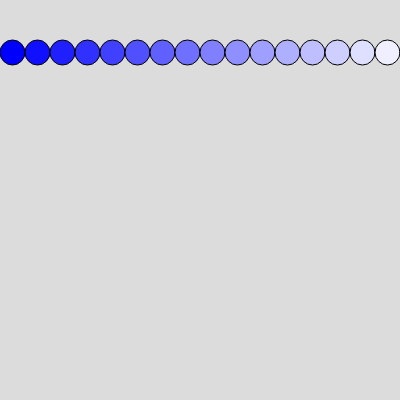
Frame 1 (no input)
Frame 60 (no input): identical to frame 1, image omitted
Frame 120 (the mouse pressed at the canvas centre since frame 60): identical to frame 1, image omitted

The p5.js sketch that drew this single still picture (run headless with seeded random() and noise() and a simulated clock; from frame 60 on, the mouse is pressed at the canvas centre):

// p5.js sketch
// ── sketch.js
function setup() {
  
  var r =25;
  var y =40;
  
  ellipseMode(CORNER);
  createCanvas(400, 400);
  background(220);
  
  for(var i=0;i<width/r; i++){
  var n=width/r;
    
  fill(i*(255/n),i*(255/n),255);
  ellipse(i*r,y,r);
  
  }
}

function draw() {}
